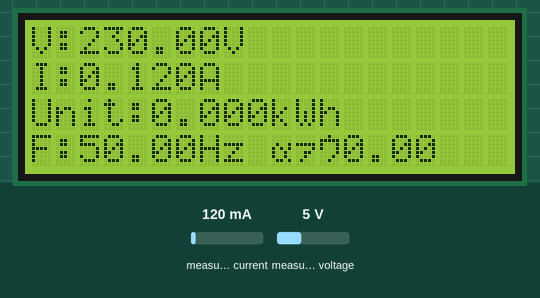
Simulated run of this sketch. Board: ESP32. Parts: 20×4 character LCD. The test bench sets the inputs (shaded band); at power-on: measured current 120 mA, measured voltage 5 V. WiFi joins after 1.5 s; servers stay silent unless stated.

Above: at 4.5 s.
4.6 s: measured current set to 40 mA
At 7.1 s:
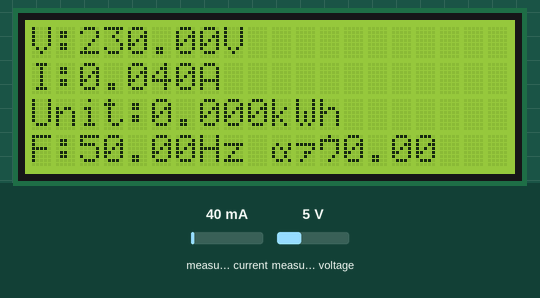
7.4 s: measured voltage set to 0.3 V
At 8.9 s:
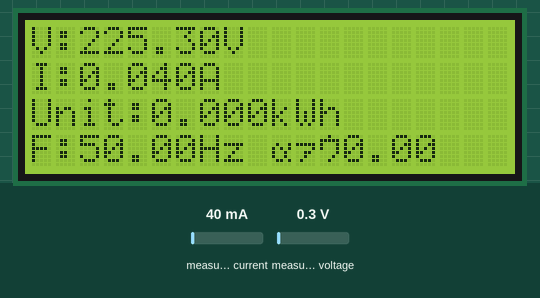
9.4 s: measured current set to 500 mA
At 10.4 s:
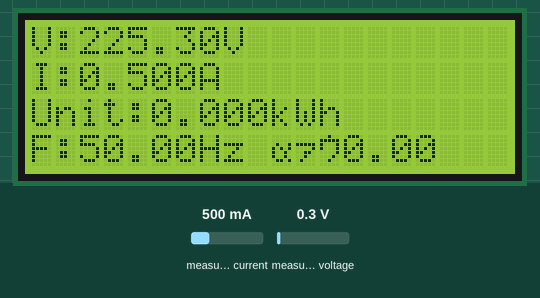
11.4 s: measured voltage set to 3.8 V
At 13.1 s:
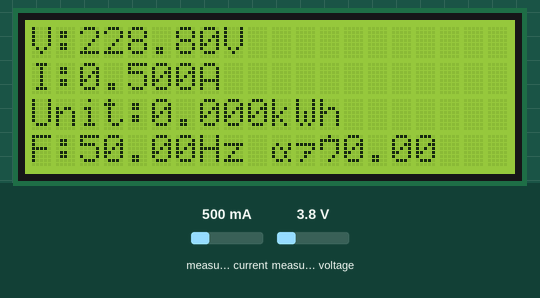
Timing chart, 0 to 14.6 s (numbered marks = the images above; inputs shaded):
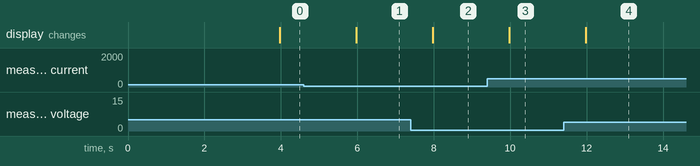

The sketch:

EnergyMeter.ino
```cpp
#define BLYNK_TEMPLATE_ID "TMPL6zKoG3-Ho"
#define BLYNK_TEMPLATE_NAME "Smart Energy Meter"
#define BLYNK_AUTH_TOKEN "YDGPH7He86V9tSmVo93ciAukei6_zUNp"

#define BLYNK_PRINT Serial   // Debug messages to Serial Monitor

#include <WiFi.h>
#include <BlynkSimpleEsp32.h>
#include <PZEM004Tv30.h>
#include <Wire.h>
#include <LiquidCrystal_I2C.h>

// LCD config (20x4)
LiquidCrystal_I2C lcd(0x27, 20, 4);

// WiFi credentials
char ssid[] = "Sabbir";
char pass[] = "19122918";

// PZEM UART pin configuration
#define PZEM_RX_PIN 16
#define PZEM_TX_PIN 17

// Initialize PZEM with Serial2
PZEM004Tv30 pzem(&Serial2, PZEM_RX_PIN, PZEM_TX_PIN);

// Electricity rate in BDT per kWh
const float BDT_RATE = 4.50;

// Blynk timer
BlynkTimer timer;

void sendData() {
  float voltage   = pzem.voltage();
  float current   = pzem.current();
  float energy    = pzem.energy(); // in kWh
  float frequency = pzem.frequency();

  float cost = (!isnan(energy)) ? energy * BDT_RATE : 0;

  // --- Always update LCD (only sensor readings) ---
  lcd.setCursor(0, 0); lcd.print("V:"); lcd.print(voltage, 2); lcd.print("V   ");
  lcd.setCursor(0, 1); lcd.print("I:"); lcd.print(current, 3); lcd.print("A   ");
  lcd.setCursor(0, 2); lcd.print("Unit:"); lcd.print(energy, 3); lcd.print("kWh   ");
  lcd.setCursor(0, 3); lcd.print("F:"); lcd.print(frequency, 2); lcd.print("Hz   ");
  lcd.setCursor(10, 3); lcd.print("৳"); lcd.print(cost, 2); lcd.print("   ");

  // --- Send to Blynk only if connected ---
  if (WiFi.status() == WL_CONNECTED && Blynk.connected()) {
    if (!isnan(voltage))   Blynk.virtualWrite(V0, voltage);
    if (!isnan(current))   Blynk.virtualWrite(V1, current);
    if (!isnan(energy))    Blynk.virtualWrite(V3, energy);
    if (!isnan(frequency)) Blynk.virtualWrite(V4, frequency);
    Blynk.virtualWrite(V6, cost);
  }
}

void setup() {
  Serial.begin(115200);

  // LCD init
  Wire.begin(21, 22);
  lcd.init();
  lcd.backlight();
  lcd.clear();

  // Start WiFi + Blynk (non-blocking)
  WiFi.begin(ssid, pass);
  Blynk.begin(BLYNK_AUTH_TOKEN, ssid, pass);

  // Start PZEM
  Serial2.begin(9600, SERIAL_8N1, PZEM_RX_PIN, PZEM_TX_PIN);

  // Timer for sending data
  timer.setInterval(2000L, sendData);
}

void loop() {
  if (WiFi.status() == WL_CONNECTED) {
    Blynk.run(); // run only if WiFi OK
  }
  timer.run();   // LCD + sensor updates always
}
```

Measured:
- after the input at 4.6 s, the display: changes after 1.4 s (image 1)
- after the input at 7.4 s, the display: changes after 0.58 s (image 2)
- after the input at 9.4 s, the display: changes after 0.58 s (image 3)
- after the input at 11.4 s, the display: changes after 0.58 s (image 4)
